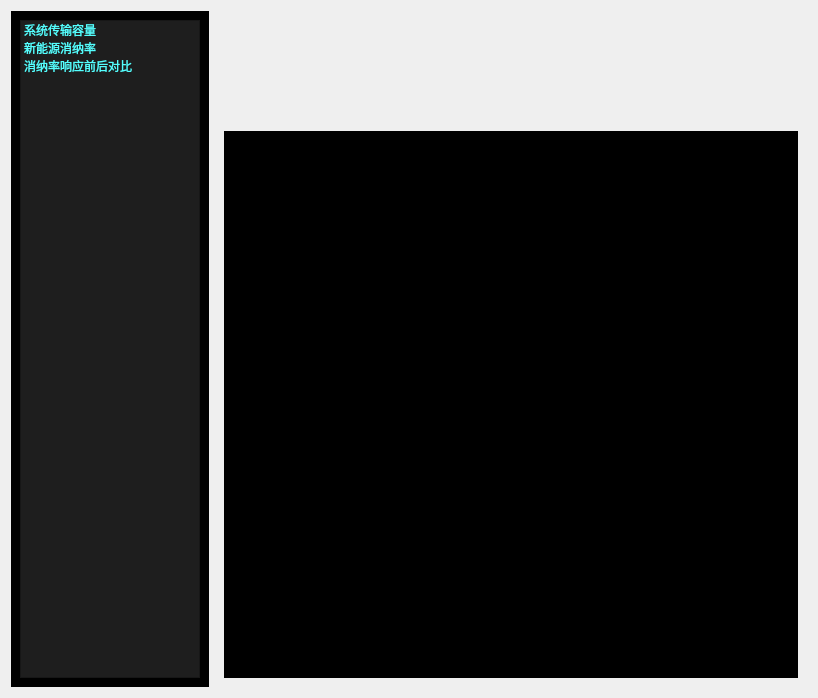
                       <widget class="QWidget" name="tab_7">
                        <attribute name="title">
                         <string>运行评估</string>
                        </attribute>
                        <layout class="QVBoxLayout" name="verticalLayout_14">
                         <item>
                          <layout class="QHBoxLayout" name="horizontalLayout_16" stretch="1,3">
                           <item>
                            <widget class="QWidget" name="widget_13" native="true">
                             <property name="styleSheet">
                              <string notr="true">color: rgb(3, 128, 125);
border-color: rgb(85, 255, 255);
background-color: rgb(0, 0, 0);</string>
                             </property>
                             <layout class="QVBoxLayout" name="verticalLayout_15">
                              <item>
                               <widget class="QListWidget" name="listWidget_2">
                                <property name="styleSheet">
                                 <string notr="true">background-color: rgb(30, 30, 30);
color: rgb(85, 255, 255);
border-color: rgb(85, 255, 255);</string>
                                </property>
                                <item>
                                 <property name="text">
                                  <string>系统传输容量</string>
                                 </property>
                                </item>
                                <item>
                                 <property name="text">
                                  <string>新能源消纳率</string>
                                 </property>
                                </item>
                                <item>
                                 <property name="text">
                                  <string>消纳率响应前后对比</string>
                                 </property>
                                </item>
                               </widget>
                              </item>
                             </layout>
                            </widget>
                           </item>
                           <item>
                            <widget class="QWidget" name="widget_14" native="true">
                             <property name="styleSheet">
                              <string notr="true">QWidget#widget_9{background-color: rgb(0, 0, 0);
border-color: rgb(85, 255, 255);}
</string>
                             </property>
                             <layout class="QVBoxLayout" name="verticalLayout_16">
                              <item>
                               <layout class="QVBoxLayout" name="verticalLayout_17" stretch="1,15">
                                <item>
                                 <layout class="QHBoxLayout" name="horizontalLayout_17">
                                  <item>
                                   <spacer name="horizontalSpacer_15">
                                    <property name="orientation">
                                     <enum>Qt::Horizontal</enum>
                                    </property>
                                    <property name="sizeHint" stdset="0">
                                     <size>
                                      <width>40</width>
                                      <height>20</height>
                                     </size>
                                    </property>
                                   </spacer>
                                  </item>
                                  <item>
                                   <widget class="QLabel" name="label_2">
                                    <property name="minimumSize">
                                     <size>
                                      <width>225</width>
                                      <height>105</height>
                                     </size>
                                    </property>
                                    <property name="maximumSize">
                                     <size>
                                      <width>150</width>
                                      <height>70</height>
                                     </size>
                                    </property>
                                    <property name="styleSheet">
                                     <string notr="true">font: 9pt &quot;等线&quot;;
color: rgb(85, 255, 255);
</string>
                                    </property>
                                    <property name="text">
                                     <string/>
                                    </property>
                                    <property name="pixmap">
                                     <pixmap resource="image/image.qrc">:/icon/label_1.gif</pixmap>
                                    </property>
                                    <property name="scaledContents">
                                     <bool>true</bool>
                                    </property>
                                    <property name="alignment">
                                     <set>Qt::AlignCenter</set>
                                    </property>
                                   </widget>
                                  </item>
                                  <item>
                                   <spacer name="horizontalSpacer_10">
                                    <property name="orientation">
                                     <enum>Qt::Horizontal</enum>
                                    </property>
                                    <property name="sizeHint" stdset="0">
                                     <size>
                                      <width>40</width>
                                      <height>20</height>
                                     </size>
                                    </property>
                                   </spacer>
                                  </item>
                                 </layout>
                                </item>
                                <item>
                                 <widget class="QWidget" name="widget_15" native="true">
                                  <property name="styleSheet">
                                   <string notr="true">background-color: rgb(0, 0, 0);</string>
                                  </property>
                                  <layout class="QVBoxLayout" name="verticalLayout_9">
                                   <item>
                                    <spacer name="verticalSpacer_3">
                                     <property name="orientation">
                                      <enum>Qt::Vertical</enum>
                                     </property>
                                     <property name="sizeType">
                                      <enum>QSizePolicy::Preferred</enum>
                                     </property>
                                     <property name="sizeHint" stdset="0">
                                      <size>
                                       <width>20</width>
                                       <height>25</height>
                                      </size>
                                     </property>
                                    </spacer>
                                   </item>
                                   <item>
                                    <widget class="QLabel" name="label_10">
                                     <property name="minimumSize">
                                      <size>
                                       <width>480</width>
                                       <height>480</height>
                                      </size>
                                     </property>
                                     <property name="styleSheet">
                                      <string notr="true"/>
                                     </property>
                                     <property name="text">
                                      <string/>
                                     </property>
                                     <property name="alignment">
                                      <set>Qt::AlignCenter</set>
                                     </property>
                                    </widget>
                                   </item>
                                   <item>
                                    <spacer name="verticalSpacer_4">
                                     <property name="orientation">
                                      <enum>Qt::Vertical</enum>
                                     </property>
                                     <property name="sizeType">
                                      <enum>QSizePolicy::Preferred</enum>
                                     </property>
                                     <property name="sizeHint" stdset="0">
                                      <size>
                                       <width>20</width>
                                       <height>24</height>
                                      </size>
                                     </property>
                                    </spacer>
                                   </item>
                                  </layout>
                                 </widget>
                                </item>
                               </layout>
                              </item>
                             </layout>
                            </widget>
                           </item>
                          </layout>
                         </item>
                        </layout>
                       </widget>
